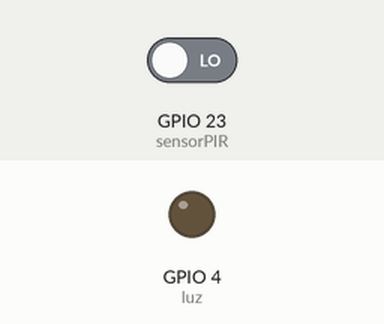
Bench run of a sketch on a simulated ESP32. On the bench: output pins drawn as LEDs (lit = HIGH). Inputs (shaded band) come from the test bench; at power-on: GPIO 23 (sensorPIR) LOW. WiFi joins after 1.5 s; servers stay silent unless stated; web services answer with replies made up by the test bench; what the sketch prints to the serial monitor is not drawn.

Above: at 2.9 s.
3.0 s: GPIO 23 (sensorPIR) driven HIGH
At 4.2 s:
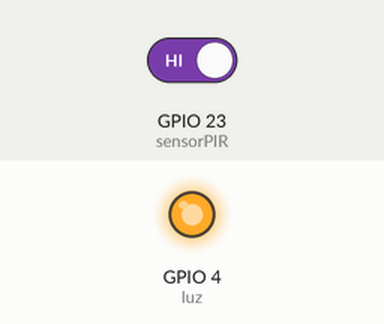
Timing chart, 0 to 6.0 s (numbered marks = the images above; inputs shaded):
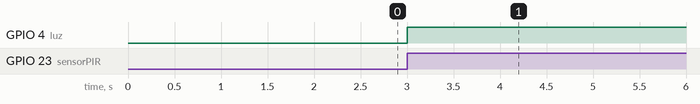

The sketch:

ProyectoFinal_Sensor_de_Moviento_con_Notificaci_n.ino
```cpp
#include <HTTPClient.h>
#include <dummy.h>
#include <ETH.h>
#include <WiFi.h>
#include <WiFiAP.h>
#include <WiFiClient.h>
#include <WiFiGeneric.h>
#include <WiFiMulti.h>
#include <WiFiScan.h>
#include <WiFiServer.h>
#include <WiFiSTA.h>
#include <WiFiType.h>
#include <WiFiUdp.h>
#include <WiFi.h>
#include <ArduinoJson.h>
#include <WiFiClientSecure.h>

// Reemplazar con los datos de tu red wifi
const char* ssid = "AINSHLEY";
const char* password = "Ainshley0809.O.T.";
String apiKey = "926599";              //Agregue su número de Token que el bot le ha enviado en WhatsApp messenger
String phone_number = "+593968176536"; // Agregue su número de teléfono registrado en la aplicación WhatsApp (el mismo número que el bot le envió en la URL)
String url;                            //url String se usará para almacenar la URL final generada
WiFiClientSecure client;
const int sensorPIR = 23; // Pin donde está conectada la entrada del sensor PIR
const int luz = 4;// Pin para led
int conteo = 0;
String mensaje = "";
String conteoString = "";
int PIR = 0;

////Setup////
void setup() {
  Serial.begin(115200);
  // Activamos el resistor de PULLUP para la entrada sensor PIR
  pinMode(sensorPIR, INPUT_PULLUP);
  pinMode(luz, OUTPUT);
  // Intenta conectarse a la red Wifi:
  Serial.print("Conectando a la red wifi... ");
  Serial.println(ssid);
  //Seteo de la red Wifi
  WiFi.mode(WIFI_STA);
  WiFi.begin(ssid, password);
  while (WiFi.status() != WL_CONNECTED) {
    Serial.print(".");
    delay(500);
  }
  Serial.println("");
  Serial.println("Conectado a la red wifi!!!");
  Serial.print("Dirección ip: ");
  Serial.println(WiFi.localIP());//Imprimimos la direción ip local
  // usa la función message_to_whatsapp para enviar tu propio mensaje
  message_to_whatsapp("Hola Erick, el Sistema está preparado!");  // envía su propio mensaje.
}
/////loop//////
void loop() {
   PIR = digitalRead(sensorPIR);//Leemos el estado del sensor PIR
   //Si es igual a "1" se cumple la condición
  if(PIR == 1){
    digitalWrite(luz, HIGH);//Encendemos el led
    Serial.println("Luz Encendida!");
    message_to_whatsapp("Movimiento Detectado!");  // envía su propio mensaje.
    delay(5000);//mantenemos la luz encendida este tiempo
    digitalWrite(luz, LOW);//Luego la apagamos
    Serial.println("Luz apagada!");
    PIR = 0;//Asignamos el valor "0" a la variable PIR para que deje de cumplirse la condición
  }
}


void  message_to_whatsapp(String message)       // función definida por el usuario para enviar mensajes a la aplicación WhatsApp
{
  // agregando todos los números, su clave api, su mensaje en una url completa
  url = "https://api.callmebot.com/whatsapp.php?phone=" + phone_number + "&apikey=" + apiKey + "&text=" + urlencode(message);

  postData(); // llamando a postData para ejecutar la URL generada anteriormente una vez para que reciba un mensaje.
}

void postData()     // función de definición de usuario utilizada para llamar a api (datos POST)
{
  int httpCode;     // variable utilizada para obtener el código http de respuesta después de llamar a api
  HTTPClient http;  // Declarar objeto de clase HTTPClient
  http.begin(url);  // comienza el objeto HTTPClient con la url generada
  httpCode = http.POST(url);// Finalmente, publique la URL con esta función y almacenará el código http
  if (httpCode == 200)      // Comprobar si el código http de respuesta es 200
  {
    Serial.println("Mensaje enviado"); // imprimir mensaje enviado ok mensaje
  }
  else                      // si el código HTTP de respuesta no es 200 significa que hay algún error.
  {
    Serial.println("Error."); // imprimir mensaje de error.
  }
  http.end();          // Después de llamar a la API finaliza el objeto de cliente HTTP.
}

String urlencode(String str)  // Función utilizada para codificar la url
{
    String encodedString="";
    char c;
    char code0;
    char code1;
    char code2;
    for (int i =0; i < str.length(); i++){
      c=str.charAt(i);
      if (c == ' '){
        encodedString+= '+';
      } else if (isalnum(c)){
        encodedString+=c;
      } else{
        code1=(c & 0xf)+'0';
        if ((c & 0xf) >9){
            code1=(c & 0xf) - 10 + 'A';
        }
        c=(c>>4)&0xf;
        code0=c+'0';
        if (c > 9){
            code0=c - 10 + 'A';
        }
        code2='\0';
        encodedString+='%';
        encodedString+=code0;
        encodedString+=code1;
        //encodedString+=code2;
      }
      yield();
    }
    return encodedString;
}
```

Measured:
- after the input at 3.0 s, GPIO 4 (luz): LOW → HIGH at once
